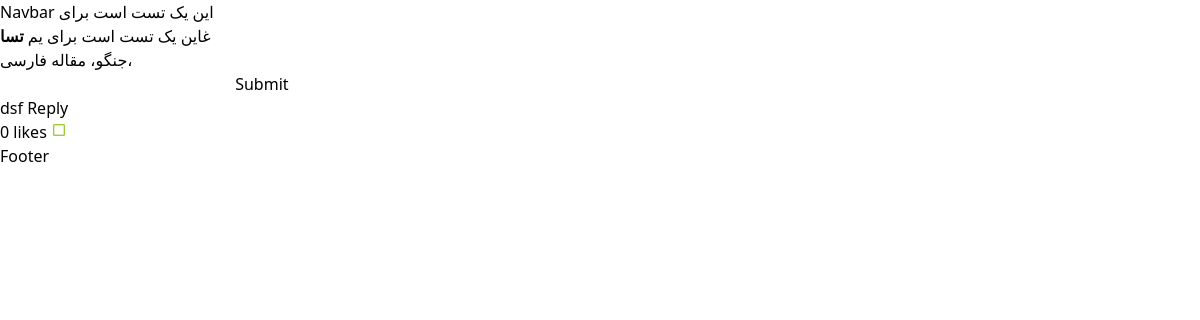
The page /blog/article/1/just-for-test on the database as committed earlier.
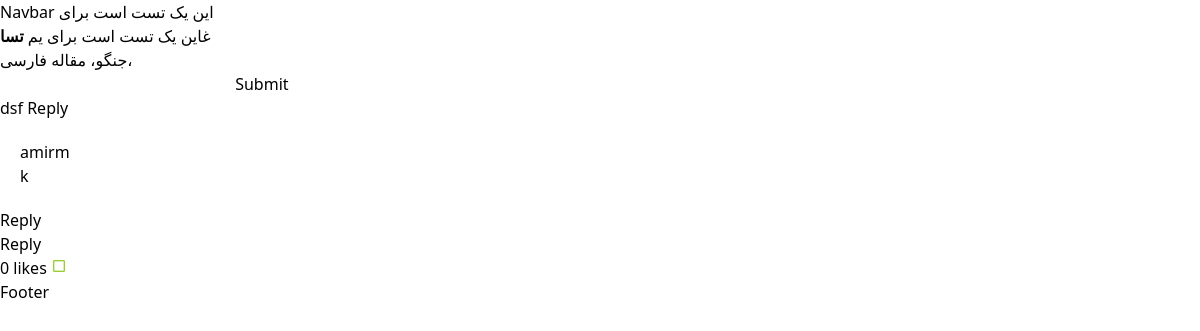
The same page on the database as committed later.
### blog/models/article.py (models this page shows, shortened)
class Article(BlogBaseModel):
    STATUS_CHOICES = (
        ('d', 'پیش نویس'),
        ('p', "منتشر شده"),
    )
    author = models.ForeignKey(
        User, blank=True, null=True, on_delete=models.SET_NULL, verbose_name='نویسنده')
    category = models.ForeignKey(Category, on_delete=models.CASCADE, verbose_name='دسته بندی')
    list = models.ForeignKey(
        List, blank=True, null=True, on_delete=models.SET_NULL, verbose_name='لیست')
    title = models.CharField(max_length=250, verbose_name='عنوان')
    slug = models.SlugField(max_length=250, unique=True, verbose_name='شناسه')
    content = RichTextField(verbose_name='توضحیات')
    preview = models.CharField(max_length=500, default='', verbose_name='پیش نمایش')
    cover = models.ImageField(
        upload_to='media/article/', validators=[validate_cover], verbose_name='عکس')
    likes = models.ManyToManyField(
        User, blank=True, related_name='article_like', verbose_name='لایک ها')
    vpn = models.BooleanField(default=False, verbose_name='آیا نیاز به vpn دارد ؟')
    comments = GenericRelation(Comment, content_type_field='parent_content_type', object_id_field='parent_object_id')
    objects = models.Manager()
    active = ActiveManager()
    tags = TaggableManager()
    class Meta:
        ordering = ['-id']
        verbose_name = "مقاله"
        verbose_name_plural = "مقالات"

### core/models.py (models this page shows, shortened)
class CoreBaseModel(models.Model):
    updated = models.DateTimeField(auto_now_add=True)
    created = models.DateTimeField(auto_now=True)
    is_active = models.BooleanField(default=False)
    class Meta:
        abstract = True

class Comment(CoreBaseModel):
    ARTICLE = 'article'
    BOOK = 'book'
    TYPE_CHOICES = (
        (ARTICLE, 'Article'),
        (BOOK, 'Book'),
    )
    user = models.ForeignKey(
        User, on_delete=models.CASCADE, related_name='comments')
    body = models.CharField(max_length=400, default='')
    parent_object_id = models.IntegerField(default=1)
    parent_content_type = models.ForeignKey(
        ContentType,
        on_delete=models.PROTECT,
    )
    parent = GenericForeignKey(
        'parent_content_type',
        'parent_object_id',
    )
    objects = models.Manager()
    active = ActiveManager()
    def is_comment_active(self):
        if self.is_active:
            return True
        else:
            return False
    is_comment_active.boolean = True

class Reply(CoreBaseModel):
    user = models.ForeignKey(
        User, on_delete=models.CASCADE, related_name="replies")
    comment = models.ForeignKey(
        Comment, on_delete=models.CASCADE, related_name="replies")
    body = models.TextField(max_length=400)

### accounts/models.py (models this page shows)
class User(AbstractUser):
    pass

### blog/views.py (the view)
# urls.py: path('article/<int:id>/<str:slug>', views.ArticleDetail.as_view(), name='detail'),
class ArticleDetail(View):
    template_name = 'blog/article_detail.html'
    def get(self, request, id, slug):
        article = get_object_or_404(Article, slug=slug, pk=id)
        return render(request, self.template_name, context={'article': article})

### blog/templates/blog/article_detail.html (shortened to what this page needs)
{% extends 'base.html' %}
{% block content %}
    {{article.title}}
    {{article.content|safe}}
    {% for tag in article.tags.all %}
        {{ tag }}
    {% endfor %}
    <form method="post" hx-post="{% url 'core:comment-create' %}" hx-vals='{"id":{{article.id}}}'>
        <input type="text" name="text">
        <button type="submit">Submit</button>
    </form>
    {% for comment in article.comments.all %}
          <div>
        {{comment.body}}
        <button onclick="replycheck()">Reply</button>
        {% with replies=comment.replies.all %}
            {% for reply in replies %}
                <p class="bg-primary p-3 m-2">{{ reply.user }} <br/> {{ reply.body }}</p>
            {% endfor %}
        {% endwith %}
        </div>
    {% endfor %}
        <div>
            {% include "blog/partials/like.html" %}
        </div>
{% endblock content %}

### templates/base.html (shortened to what this page needs)
<!DOCTYPE html>
<html lang="en">
<head>
</head>
<body>
    {% include 'inc/navabr.html' %}
    {% block content %}
    {% endblock content %}
    {% include 'inc/footer.html' %}
  <script src="https://cdn.tailwindcss.com"></script>
</body>
</html>

### templates/inc/navabr.html
Navbar

### blog/templates/blog/partials/like.html
<div class="list-group list-group-horizontal btn-group" id="likesarea" role="group">
    <p>{{ article.likes.count }} likes
        <button hx-post="{% url 'blog:like' article.id %}" id="like-button"
          hx-target="#likesarea" hx-swap="outerHTML">
          {% if request.user in article.likes.all %}
            <i class="material-icons" style="font-size:16px;color:green;">check_box</i>
          {% else %}
          <i class="material-icons" style="font-size:16px;color:yellowgreen;">check_box_outline_blank</i>
          {% endif %}
        </button>
    </p>
</div>

### templates/inc/footer.html
Footer

### blog/templates/blog/article_detail.html (style rules this page uses)
button { background-color: red; border-radius: 4px; padding: 2px; }

Rows that differ between the two databases and show on the page:
added Reply: user "amirm", body "k", shown under Comment "dsf"
